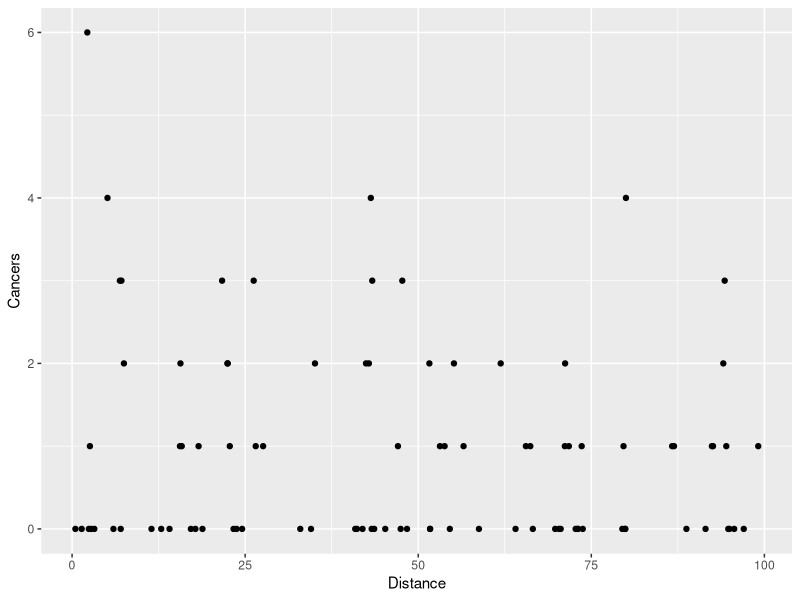
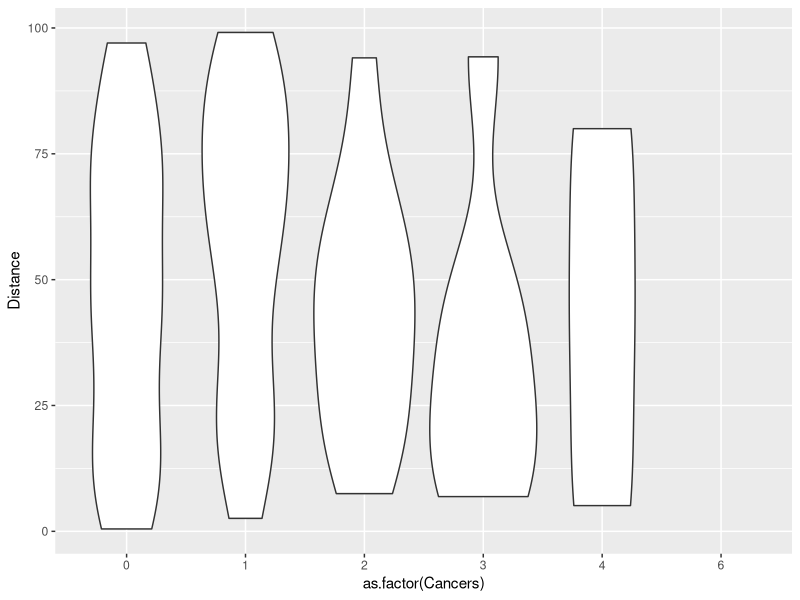

The R script that drew these images, in order:
## ---- chunk 1
knitr::opts_chunk$set(eval = FALSE)
library(ggplot2)

## ---- chunk 2
cancer <- read.table("../data/clusters.txt", header = TRUE)
## ---- chunk 3
ggplot(cancer, aes(Distance, Cancers)) + 
  geom_point()
## ---- chunk 4
ggplot(cancer, aes(as.factor(Cancers), Distance)) + 
  geom_violin()
## ---- chunk 5
cancer_mod <- glm(Cancers ~ Distance, family = "poisson", data = cancer)
summary(cancer_mod)
## ---- chunk 6
cancer_mod2 <- glm(Cancers ~ Distance, family = quasipoisson(), data = cancer)
summary(cancer_mod2)
